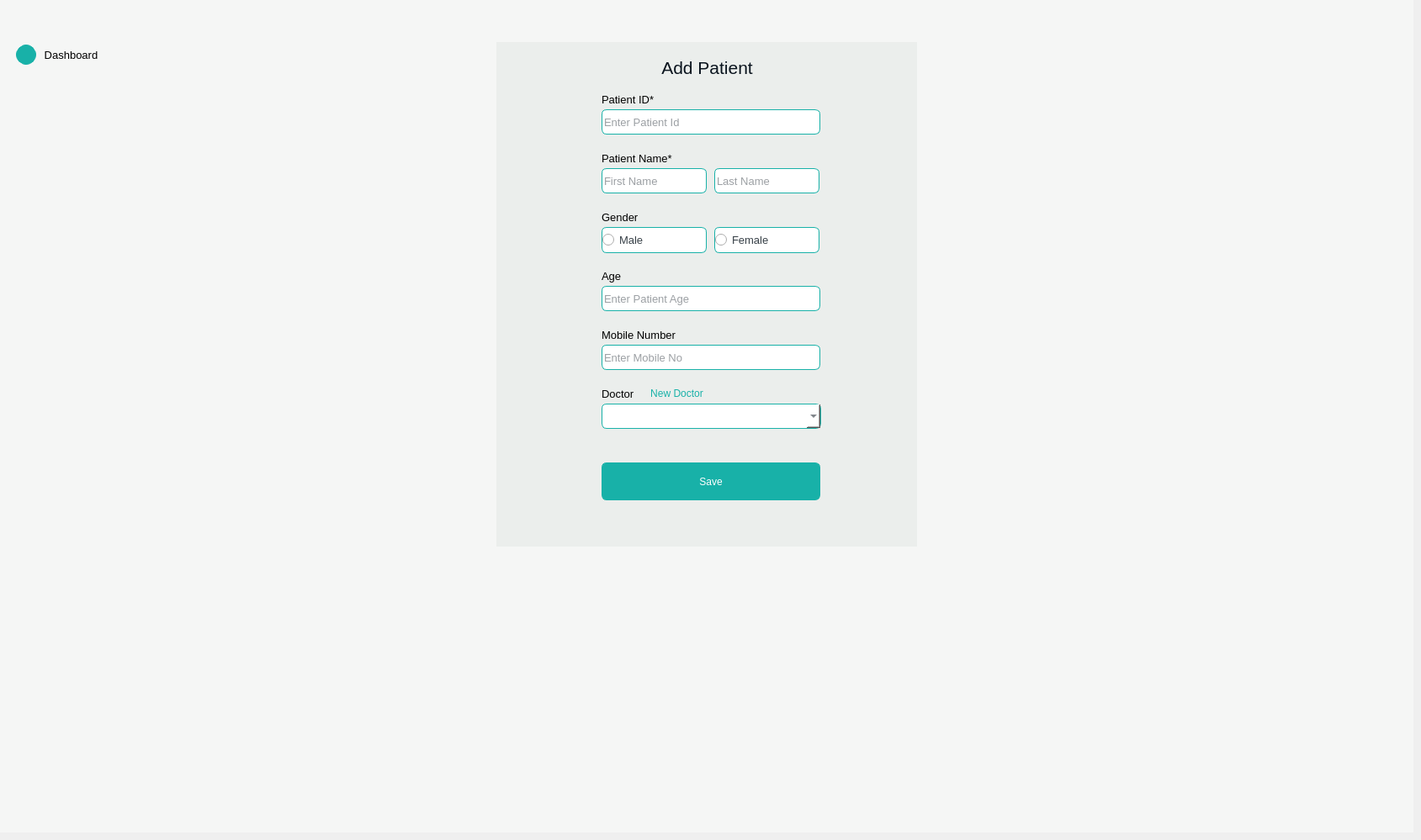
      <widget class="QWidget" name="patientpage">
       <widget class="QFrame" name="frame_7">
        <property name="geometry">
         <rect>
          <x>0</x>
          <y>0</y>
          <width>1680</width>
          <height>990</height>
         </rect>
        </property>
        <property name="styleSheet">
         <string notr="true">background-color: rgb(245, 246, 245);
border-color: transparent;
border-radius: 0px;</string>
        </property>
        <property name="frameShape">
         <enum>QFrame::NoFrame</enum>
        </property>
        <widget class="QFrame" name="frame_8">
         <property name="geometry">
          <rect>
           <x>590</x>
           <y>50</y>
           <width>500</width>
           <height>600</height>
          </rect>
         </property>
         <property name="styleSheet">
          <string notr="true">background-color: rgb(200, 211, 204);</string>
         </property>
         <property name="frameShape">
          <enum>QFrame::NoFrame</enum>
         </property>
         <widget class="QLabel" name="label_6">
          <property name="geometry">
           <rect>
            <x>0</x>
            <y>20</y>
            <width>501</width>
            <height>20</height>
           </rect>
          </property>
          <property name="font">
           <font>
            <family>Ubuntu</family>
            <pointsize>11</pointsize>
           </font>
          </property>
          <property name="styleSheet">
           <string notr="true">color: rgb(10, 20, 30);</string>
          </property>
          <property name="text">
           <string>Add Patient</string>
          </property>
         </widget>
         <widget class="QLabel" name="lbl_patient">
          <property name="geometry">
           <rect>
            <x>125</x>
            <y>60</y>
            <width>71</width>
            <height>16</height>
           </rect>
          </property>
          <property name="font">
           <font>
            <family>Ubuntu</family>
            <pointsize>10</pointsize>
           </font>
          </property>
          <property name="text">
           <string>Patient ID</string>
          </property>
         </widget>
         <widget class="QLineEdit" name="lineEdit">
          <property name="geometry">
           <rect>
            <x>125</x>
            <y>80</y>
            <width>260</width>
            <height>30</height>
           </rect>
          </property>
          <property name="font">
           <font>
            <family>Ubuntu</family>
            <pointsize>10</pointsize>
           </font>
          </property>
          <property name="styleSheet">
           <string notr="true">background-color: rgb(255, 255, 255);
color: rgb(55, 64, 71);
border-radius: 6px;
border: 1px solid #18B1A8;</string>
          </property>
          <property name="placeholderText">
           <string>Enter Patient Id</string>
          </property>
         </widget>
         <widget class="QLabel" name="lbl_patientfname">
          <property name="geometry">
           <rect>
            <x>125</x>
            <y>130</y>
            <width>191</width>
            <height>16</height>
           </rect>
          </property>
          <property name="font">
           <font>
            <family>Ubuntu</family>
            <pointsize>10</pointsize>
           </font>
          </property>
          <property name="text">
           <string>Patient Name</string>
          </property>
         </widget>
         <widget class="QLineEdit" name="lineEdit_2">
          <property name="geometry">
           <rect>
            <x>125</x>
            <y>150</y>
            <width>125</width>
            <height>30</height>
           </rect>
          </property>
          <property name="font">
           <font>
            <family>Ubuntu</family>
            <pointsize>10</pointsize>
           </font>
          </property>
          <property name="styleSheet">
           <string notr="true">background-color: rgb(255, 255, 255);
color: rgb(55, 64, 71);
border-radius: 6px;
border: 1px solid #18B1A8;</string>
          </property>
          <property name="placeholderText">
           <string>First Name</string>
          </property>
         </widget>
         <widget class="QLabel" name="lbl_gender">
          <property name="geometry">
           <rect>
            <x>125</x>
            <y>200</y>
            <width>71</width>
            <height>16</height>
           </rect>
          </property>
          <property name="font">
           <font>
            <family>Ubuntu</family>
            <pointsize>10</pointsize>
           </font>
          </property>
          <property name="text">
           <string>Gender</string>
          </property>
         </widget>
         <widget class="QLabel" name="lbl_age">
          <property name="geometry">
           <rect>
            <x>125</x>
            <y>270</y>
            <width>71</width>
            <height>16</height>
           </rect>
          </property>
          <property name="font">
           <font>
            <family>Ubuntu</family>
            <pointsize>10</pointsize>
           </font>
          </property>
          <property name="text">
           <string>Age</string>
          </property>
         </widget>
         <widget class="QLineEdit" name="lineEdit_4">
          <property name="geometry">
           <rect>
            <x>125</x>
            <y>290</y>
            <width>260</width>
            <height>30</height>
           </rect>
          </property>
          <property name="font">
           <font>
            <family>Ubuntu</family>
            <pointsize>10</pointsize>
           </font>
          </property>
          <property name="styleSheet">
           <string notr="true">background-color: rgb(255, 255, 255);
color: rgb(55, 64, 71);
border-radius: 6px;
border: 1px solid #18B1A8;</string>
          </property>
          <property name="placeholderText">
           <string>Enter Patient Age</string>
          </property>
         </widget>
         <widget class="QLabel" name="lbl_mobile">
          <property name="geometry">
           <rect>
            <x>125</x>
            <y>340</y>
            <width>121</width>
            <height>16</height>
           </rect>
          </property>
          <property name="font">
           <font>
            <family>Ubuntu</family>
            <pointsize>10</pointsize>
           </font>
          </property>
          <property name="text">
           <string>Mobile Number</string>
          </property>
         </widget>
         <widget class="QLineEdit" name="lineEdit_5">
          <property name="geometry">
           <rect>
            <x>125</x>
            <y>360</y>
            <width>260</width>
            <height>30</height>
           </rect>
          </property>
          <property name="font">
           <font>
            <family>Ubuntu</family>
            <pointsize>10</pointsize>
           </font>
          </property>
          <property name="styleSheet">
           <string notr="true">background-color: rgb(255, 255, 255);
color: rgb(55, 64, 71);
border-radius: 6px;
border: 1px solid #18B1A8;</string>
          </property>
          <property name="placeholderText">
           <string>Enter Patient Id</string>
          </property>
         </widget>
         <widget class="QLabel" name="lbl_doctor">
          <property name="geometry">
           <rect>
            <x>125</x>
            <y>410</y>
            <width>71</width>
            <height>16</height>
           </rect>
          </property>
          <property name="font">
           <font>
            <family>Ubuntu</family>
            <pointsize>10</pointsize>
           </font>
          </property>
          <property name="text">
           <string>Doctor</string>
          </property>
         </widget>
         <widget class="QComboBox" name="comboBox">
          <property name="geometry">
           <rect>
            <x>125</x>
            <y>430</y>
            <width>261</width>
            <height>30</height>
           </rect>
          </property>
          <property name="font">
           <font>
            <family>Ubuntu</family>
            <pointsize>10</pointsize>
           </font>
          </property>
          <property name="styleSheet">
           <string notr="true">QComboBox
{
 background-color: rgb(255, 255, 255);
color: rgb(55, 64, 71);
border-radius: 6px;
border: 1px solid #18B1A8;
}



</string>
          </property>
         </widget>
         <widget class="QRadioButton" name="radioButton">
          <property name="geometry">
           <rect>
            <x>125</x>
            <y>220</y>
            <width>125</width>
            <height>31</height>
           </rect>
          </property>
          <property name="font">
           <font>
            <family>Ubuntu</family>
            <pointsize>10</pointsize>
           </font>
          </property>
          <property name="styleSheet">
           <string notr="true">background-color: rgb(255, 255, 255);
color: rgb(55, 64, 71);
border-radius: 6px;
border: 1px solid #18B1A8;</string>
          </property>
          <property name="text">
           <string>Male</string>
          </property>
         </widget>
         <widget class="QRadioButton" name="radioButton_2">
          <property name="geometry">
           <rect>
            <x>259</x>
            <y>220</y>
            <width>125</width>
            <height>31</height>
           </rect>
          </property>
          <property name="font">
           <font>
            <family>Ubuntu</family>
            <pointsize>10</pointsize>
           </font>
          </property>
          <property name="styleSheet">
           <string notr="true">background-color: rgb(255, 255, 255);
color: rgb(55, 64, 71);
border-radius: 6px;
border: 1px solid #18B1A8;</string>
          </property>
          <property name="text">
           <string>Female</string>
          </property>
         </widget>
         <widget class="QLineEdit" name="lineEdit_3">
          <property name="geometry">
           <rect>
            <x>259</x>
            <y>150</y>
            <width>125</width>
            <height>30</height>
           </rect>
          </property>
          <property name="font">
           <font>
            <family>Ubuntu</family>
            <pointsize>10</pointsize>
           </font>
          </property>
          <property name="styleSheet">
           <string notr="true">background-color: rgb(255, 255, 255);
color: rgb(55, 64, 71);
border-radius: 6px;
border: 1px solid #18B1A8;</string>
          </property>
          <property name="placeholderText">
           <string>Last Name</string>
          </property>
         </widget>
         <widget class="QPushButton" name="pushButton">
          <property name="geometry">
           <rect>
            <x>125</x>
            <y>500</y>
            <width>260</width>
            <height>45</height>
           </rect>
          </property>
          <property name="styleSheet">
           <string notr="true">background-color: rgb(24, 177, 168);
border-radius: 6px;
border: 1px solid #18B1A8;
font: 500 11pt &quot;Ubuntu&quot;;
color: rgb(255, 255, 255);
</string>
          </property>
          <property name="text">
           <string>Submit</string>
          </property>
         </widget>
         <widget class="QPushButton" name="btn_newdoctor_patient">
          <property name="geometry">
           <rect>
            <x>169</x>
            <y>408</y>
            <width>91</width>
            <height>20</height>
           </rect>
          </property>
          <property name="styleSheet">
           <string notr="true">background-color: transparent;
color: rgb(24, 177, 168);</string>
          </property>
          <property name="text">
           <string>New Doctor</string>
          </property>
          <property name="icon">
           <iconset>
            <normaloff>:/new/prefix_topheader/image/plus.png</normaloff>
            <normalon>:/new/prefix_topheader/image/plus.png</normalon>:/new/prefix_topheader/image/plus.png</iconset>
          </property>
         </widget>
         <widget class="QFrame" name="frame_16">
          <property name="geometry">
           <rect>
            <x>0</x>
            <y>0</y>
            <width>500</width>
            <height>600</height>
           </rect>
          </property>
          <property name="styleSheet">
           <string notr="true">background-color:#EBEEEC;</string>
          </property>
          <property name="frameShape">
           <enum>QFrame::NoFrame</enum>
          </property>
          <widget class="QLabel" name="label_26">
           <property name="geometry">
            <rect>
             <x>0</x>
             <y>20</y>
             <width>501</width>
             <height>20</height>
            </rect>
           </property>
           <property name="font">
            <font>
             <family>Ubuntu</family>
             <pointsize>16</pointsize>
            </font>
           </property>
           <property name="styleSheet">
            <string notr="true">color: rgb(10, 20, 30);</string>
           </property>
           <property name="text">
            <string>Add Patient</string>
           </property>
           <property name="alignment">
            <set>Qt::AlignCenter</set>
           </property>
          </widget>
          <widget class="QLabel" name="label_27">
           <property name="geometry">
            <rect>
             <x>125</x>
             <y>60</y>
             <width>71</width>
             <height>16</height>
            </rect>
           </property>
           <property name="font">
            <font>
             <family>Ubuntu</family>
             <pointsize>10</pointsize>
            </font>
           </property>
           <property name="text">
            <string>Patient ID*</string>
           </property>
          </widget>
          <widget class="QLineEdit" name="txt_patientid">
           <property name="geometry">
            <rect>
             <x>125</x>
             <y>80</y>
             <width>260</width>
             <height>30</height>
            </rect>
           </property>
           <property name="font">
            <font>
             <family>Ubuntu</family>
             <pointsize>10</pointsize>
            </font>
           </property>
           <property name="styleSheet">
            <string notr="true">background-color: rgb(255, 255, 255);
color: rgb(55, 64, 71);
border-radius: 6px;
border: 1px solid #18B1A8;</string>
           </property>
           <property name="placeholderText">
            <string>Enter Patient Id</string>
           </property>
          </widget>
          <widget class="QLabel" name="label_28">
           <property name="geometry">
            <rect>
             <x>125</x>
             <y>130</y>
             <width>191</width>
             <height>16</height>
            </rect>
           </property>
           <property name="font">
            <font>
             <family>Ubuntu</family>
             <pointsize>10</pointsize>
            </font>
           </property>
           <property name="text">
            <string>Patient Name*</string>
           </property>
          </widget>
          <widget class="QLineEdit" name="txt_firstname">
           <property name="geometry">
            <rect>
             <x>125</x>
             <y>150</y>
             <width>125</width>
             <height>30</height>
            </rect>
           </property>
           <property name="font">
            <font>
             <family>Ubuntu</family>
             <pointsize>10</pointsize>
            </font>
           </property>
           <property name="styleSheet">
            <string notr="true">background-color: rgb(255, 255, 255);
color: rgb(55, 64, 71);
border-radius: 6px;
border: 1px solid #18B1A8;</string>
           </property>
           <property name="placeholderText">
            <string>First Name</string>
           </property>
          </widget>
          <widget class="QLabel" name="label_29">
           <property name="geometry">
            <rect>
             <x>125</x>
             <y>200</y>
             <width>71</width>
             <height>16</height>
            </rect>
           </property>
           <property name="font">
            <font>
             <family>Ubuntu</family>
             <pointsize>10</pointsize>
            </font>
           </property>
           <property name="text">
            <string>Gender</string>
           </property>
          </widget>
          <widget class="QLabel" name="label_30">
           <property name="geometry">
            <rect>
             <x>125</x>
             <y>270</y>
             <width>71</width>
             <height>16</height>
            </rect>
           </property>
           <property name="font">
            <font>
             <family>Ubuntu</family>
             <pointsize>10</pointsize>
            </font>
           </property>
           <property name="text">
            <string>Age</string>
           </property>
          </widget>
          <widget class="QLineEdit" name="txt_age">
           <property name="geometry">
            <rect>
             <x>125</x>
             <y>290</y>
             <width>260</width>
             <height>30</height>
            </rect>
           </property>
           <property name="font">
            <font>
             <family>Ubuntu</family>
             <pointsize>10</pointsize>
            </font>
           </property>
           <property name="styleSheet">
            <string notr="true">background-color: rgb(255, 255, 255);
color: rgb(55, 64, 71);
border-radius: 6px;
border: 1px solid #18B1A8;</string>
           </property>
           <property name="placeholderText">
            <string>Enter Patient Age</string>
           </property>
          </widget>
          <widget class="QLabel" name="label_31">
           <property name="geometry">
            <rect>
             <x>125</x>
             <y>340</y>
             <width>121</width>
             <height>16</height>
            </rect>
           </property>
           <property name="font">
            <font>
             <family>Ubuntu</family>
             <pointsize>10</pointsize>
            </font>
           </property>
           <property name="text">
            <string>Mobile Number</string>
           </property>
          </widget>
          <widget class="QLineEdit" name="txt_mobile">
           <property name="geometry">
            <rect>
             <x>125</x>
             <y>360</y>
             <width>260</width>
             <height>30</height>
            </rect>
           </property>
           <property name="font">
            <font>
             <family>Ubuntu</family>
             <pointsize>10</pointsize>
            </font>
           </property>
           <property name="styleSheet">
            <string notr="true">background-color: rgb(255, 255, 255);
color: rgb(55, 64, 71);
border-radius: 6px;
border: 1px solid #18B1A8;</string>
           </property>
           <property name="placeholderText">
            <string>Enter Mobile No</string>
           </property>
          </widget>
          <widget class="QLabel" name="label_32">
           <property name="geometry">
            <rect>
             <x>125</x>
             <y>410</y>
             <width>71</width>
             <height>16</height>
            </rect>
           </property>
           <property name="font">
            <font>
             <family>Ubuntu</family>
             <pointsize>10</pointsize>
            </font>
           </property>
           <property name="text">
            <string>Doctor</string>
           </property>
          </widget>
          <widget class="QComboBox" name="cmb_doctor_patient">
           <property name="geometry">
            <rect>
             <x>125</x>
             <y>430</y>
             <width>261</width>
             <height>30</height>
            </rect>
           </property>
           <property name="font">
            <font>
             <family>Ubuntu</family>
             <pointsize>10</pointsize>
            </font>
           </property>
           <property name="styleSheet">
            <string notr="true">QComboBox
{
 background-color: rgb(255, 255, 255);
color: rgb(55, 64, 71);
border-radius: 6px;
border: 1px solid #18B1A8;
}



</string>
           </property>
          </widget>
          <widget class="QRadioButton" name="rbt_male">
           <property name="geometry">
            <rect>
             <x>125</x>
             <y>220</y>
             <width>125</width>
             <height>31</height>
            </rect>
           </property>
           <property name="font">
            <font>
             <family>Ubuntu</family>
             <pointsize>10</pointsize>
            </font>
           </property>
           <property name="styleSheet">
            <string notr="true">background-color: rgb(255, 255, 255);
color: rgb(55, 64, 71);
border-radius: 6px;
border: 1px solid #18B1A8;</string>
           </property>
           <property name="text">
            <string>Male</string>
           </property>
          </widget>
          <widget class="QRadioButton" name="rbt_female">
           <property name="geometry">
            <rect>
             <x>259</x>
             <y>220</y>
             <width>125</width>
             <height>31</height>
            </rect>
           </property>
           <property name="font">
            <font>
             <family>Ubuntu</family>
             <pointsize>10</pointsize>
            </font>
           </property>
           <property name="styleSheet">
            <string notr="true">background-color: rgb(255, 255, 255);
color: rgb(55, 64, 71);
border-radius: 6px;
border: 1px solid #18B1A8;</string>
           </property>
           <property name="text">
            <string>Female</string>
           </property>
          </widget>
          <widget class="QLineEdit" name="txt_lastname">
           <property name="geometry">
            <rect>
             <x>259</x>
             <y>150</y>
             <width>125</width>
             <height>30</height>
            </rect>
           </property>
           <property name="font">
            <font>
             <family>Ubuntu</family>
             <pointsize>10</pointsize>
            </font>
           </property>
           <property name="styleSheet">
            <string notr="true">background-color: rgb(255, 255, 255);
color: rgb(55, 64, 71);
border-radius: 6px;
border: 1px solid #18B1A8;</string>
           </property>
           <property name="placeholderText">
            <string>Last Name</string>
           </property>
          </widget>
          <widget class="QPushButton" name="btn_patient_save">
           <property name="geometry">
            <rect>
             <x>125</x>
             <y>500</y>
             <width>260</width>
             <height>45</height>
            </rect>
           </property>
           <property name="styleSheet">
            <string notr="true">background-color: rgb(24, 177, 168);
border-radius: 6px;
border: 1px solid #18B1A8;
font: 500 11pt &quot;Ubuntu&quot;;
color: rgb(255, 255, 255);
</string>
           </property>
           <property name="text">
            <string>Save</string>
           </property>
          </widget>
          <widget class="QPushButton" name="btn_adddoctor">
           <property name="geometry">
            <rect>
             <x>169</x>
             <y>408</y>
             <width>91</width>
             <height>20</height>
            </rect>
           </property>
           <property name="styleSheet">
            <string notr="true">background-color: transparent;
color: rgb(24, 177, 168);</string>
           </property>
           <property name="text">
            <string>New Doctor</string>
           </property>
           <property name="icon">
            <iconset resource="myresource.qrc">
             <normaloff>:/new/prefix_topheader/images/plus.png</normaloff>:/new/prefix_topheader/images/plus.png</iconset>
           </property>
          </widget>
         </widget>
        </widget>
        <widget class="QFrame" name="frame_9">
         <property name="geometry">
          <rect>
           <x>15</x>
           <y>50</y>
           <width>111</width>
           <height>30</height>
          </rect>
         </property>
         <property name="frameShape">
          <enum>QFrame::NoFrame</enum>
         </property>
         <widget class="QPushButton" name="btn_back_patient">
          <property name="geometry">
           <rect>
            <x>32</x>
            <y>3</y>
            <width>75</width>
            <height>24</height>
           </rect>
          </property>
          <property name="font">
           <font>
            <family>Ubuntu</family>
            <pointsize>10</pointsize>
           </font>
          </property>
          <property name="text">
           <string>Dashboard</string>
          </property>
          <property name="flat">
           <bool>false</bool>
          </property>
         </widget>
         <widget class="QLabel" name="label_13">
          <property name="geometry">
           <rect>
            <x>4</x>
            <y>3</y>
            <width>24</width>
            <height>24</height>
           </rect>
          </property>
          <property name="styleSheet">
           <string notr="true">background-color: rgb(24, 177, 168);
border-radius: 12px;
border: 1px solid #18B1A8;</string>
          </property>
          <property name="text">
           <string/>
          </property>
          <property name="pixmap">
           <pixmap resource="myresource.qrc">:/new/prefix_stack/images/chevron-left.png</pixmap>
          </property>
          <property name="scaledContents">
           <bool>false</bool>
          </property>
          <property name="margin">
           <number>2</number>
          </property>
         </widget>
        </widget>
       </widget>
      </widget>
